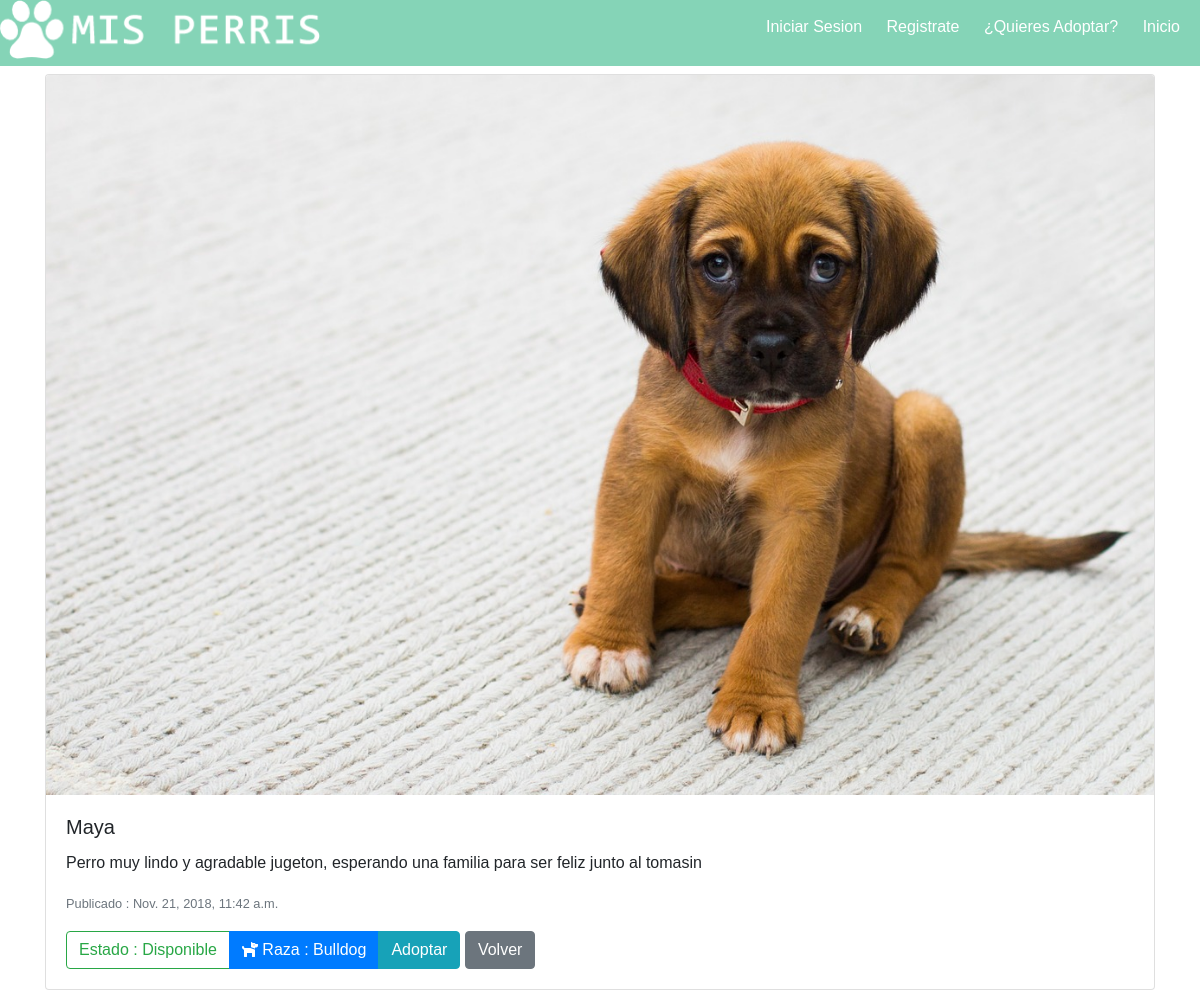
Screenshot of /perro/42/ with the database file from the repository.
### perris/models.py (models this page shows, shortened)
class Perros_Rescatados(models.Model):
    author = models.ForeignKey('auth.User', on_delete=models.CASCADE)
    estado= models.CharField(max_length=30, choices=ESTADOS, default='')
    fotografia_perro=models.FileField(blank=True, null=True)
    nombre_perro = models.CharField(max_length=200)
    raza_predominante = models.CharField(max_length=200)
    descripcion=models.TextField()
    published_date = models.DateTimeField(blank=True, null=True)
    class Meta:
        permissions = (
            ('adoptantes', _('Adoptantes')),
        )

### perris/views.py (the view)
# urls.py: url(r'^perro/(?P<pk>[0-9]+)/$', views.detallesperro,name='detail_post_perro'),
def detallesperro(request, pk):
    perros = get_object_or_404(Perros_Rescatados, pk=pk)
    return render(request, 'perris/detallesperro.html', {'perro': perros})

### perris/templates/perris/detallesperro.html (shortened to what this page needs)
{% load staticfiles %}
<!DOCTYPE html>
<html lang="en">
<head>
        <link href="https://use.fontawesome.com/releases/v5.0.7/css/all.css" rel="stylesheet">
    <link rel="stylesheet" href="{% static 'css/perris.css' %}">
    <link rel="stylesheet" href="{% static 'Fuentes/style.css' %}">
<link rel="stylesheet" href="https://stackpath.bootstrapcdn.com/bootstrap/4.1.3/css/bootstrap.min.css">
<link rel="stylesheet" type="text/css" href="{% static 'fonts/style.css' %}">
<link rel="stylesheet" href="https://cdnjs.cloudflare.com/ajax/libs/animate.css/3.7.0/animate.min.css">
<link href="//cdn.bootcss.com/bootstrap-datetimepicker/4.17.44/css/bootstrap-datetimepicker.min.css" rel="stylesheet">
<link rel="stylesheet" href="https://use.fontawesome.com/releases/v5.4.1/css/all.css"></head>
</head>
 <div class="contenido-cabecera">
                <div class="cabecera-logo">
                    <img src="{% static 'img/logo.png' %}" alt="logo">
                </div>
                <div class="cabecera-lista">
                    <ul class="lista">
                         {% if user.is_authenticated %}
                        <li><a href="{% url 'logout' %}">Cerrar Sesion ({{user.username}}) </a> </li>
                        {% else %}
                        <li><a href="{% url 'login' %}">Iniciar Sesion</a> </li>
                        <li><a href="{% url 'registrar' %}">Registrate</a> </li>
                        {% endif %}
                        <li><a href="{% url 'perros_disponibles' %}">¿Quieres Adoptar?</a> </li>
                        <li><a href="http://localhost:8000/">Inicio</a> </li>
                    </ul>
                </div>
            </div>
    <div class="container">
            <div class="card mb-3">
			  {% if perro.fotografia_perro %}
               <img  src="{{perro.fotografia_perro.url}}" class="img-responsive card-img-top animated fadeIn" >
            {% endif %}
			  <div class="card-body">
			    <h5 class="card-title">{{ perro.nombre_perro }}</h5>
			    <p class="card-text">{{perro.descripcion}}</p>
			    <p class="card-text"><small class="text-muted">Publicado : {{perro.published_date }}</small></p>
			     <div class="animated fadeInRight">
			     	<div class="btn-group " role="group" aria-label="Basic example">
		              <button class="btn btn btn-outline-success ">Estado : {{perro.estado}}</button>
		              <button class="btn btn-primary" > <i class="fas fa-dog"></i> Raza : {{perro.raza_predominante}}</button>
		              <a class="btn btn btn-info" href="{% url 'login' %}">Adoptar</a>
          		  </div>
			    <a href="{% url 'perros_disponibles' %}" class="btn btn-secondary " >Volver</a>
			     </div>
			  </div>
			</div>
    </div>

### perris/static/css/perris.css (style rules this page uses)
* { margin:0; padding: 0; box-sizing: border-box; font-family: Arial, Helvetica, sans-serif; }
.contenido-cabecera { width: auto; margin-top: 100px; text-align: center; margin: auto; }
.cabecera-logo { background: #85d4b7; text-align: center; }
.cabecera-logo img { width: 100%; max-width: 326px; }
.cabecera-lista { text-align: center ; }
.lista li { height: 50px; box-sizing: border-box; border: 1px solid #85d4b7 ; background: #6ccba9; cursor: pointer; list-style: none; }
.lista li a { padding-top: 15px; display: block; color: white; text-decoration: none; }
@media screen and (min-width: 800px) { .contenido-cabecera { display: flex; justify-content: space-between; background: #85D4B7; } }
@media screen and (min-width: 800px) { .lista li { padding-right: 20px; background: #85D4B7; display: inline-block; border: none; } }

### rows the page displays
Perros_Rescatados: fotografia_perro (picture), nombre_perro "Maya", descripcion "Perro muy lindo y agradable jugeton, esperando una familia para ser feliz junto al tomasin", published_date "Nov. 21, 2018, 11:42 a.m.", estado "Disponible", raza_predominante "Bulldog"
